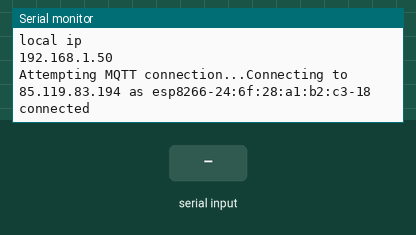
This sketch was run on a simulated ESP8266 (NodeMCU). Shown: the last lines printed to the serial monitor. The test bench sets the inputs (shaded band). WiFi joins after 1.5 s; servers stay silent unless stated; storage starts empty; no MQTT or app messages arrive unless stated.

Above: at 2.7 s.
2.8 s: "1\n" received over Serial
At 3.4 s:
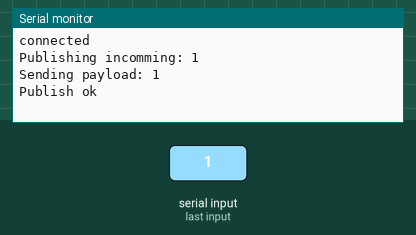
4.3 s: "0\n" received over Serial
At 5.5 s:
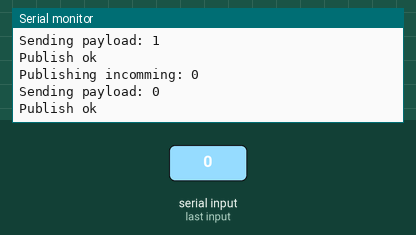
5.8 s: "2\n" received over Serial
At 6.9 s:
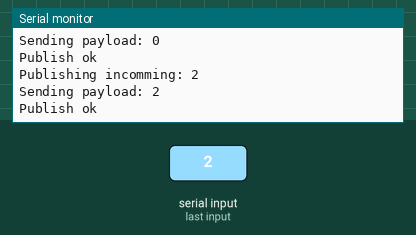

Measured:
- after the input at 2.8 s, the serial monitor: prints a new line at once (image 1)
- after the input at 4.3 s, the serial monitor: prints a new line at once (image 2)
- after the input at 5.8 s, the serial monitor: prints a new line at once (image 3)

The sketch:

rfid_nuri_t2.ino
```cpp
#include <FS.h>                   //this needs to be first, or it all crashes and burns...

#include <ESP8266WiFi.h>          //https://github.com/esp8266/Arduino
#include <PubSubClient.h>
//needed for library
#include <DNSServer.h>
#include <ESP8266WebServer.h>
#include <WiFiManager.h>          //https://github.com/tzapu/WiFiManager

#include <ArduinoJson.h>          //https://github.com/bblanchon/ArduinoJson

//define your default values here, if there are different values in config.json, they are overwritten.
char* mqtt_server= "85.119.83.194"; // test.mosquitto.org
//char mqtt_port[6] = "1883";
char* mqtt_topic = "/home/1/rfid/read";

String inputString = "";         // a string to hold incoming data
boolean stringComplete = false;  // whether the string is complete


WiFiClient wifiClient;
PubSubClient client(wifiClient);


//flag for saving data
bool shouldSaveConfig = false;

void mqttCallback(char* topic, byte* payload, unsigned int length) { //pubsub call back
 // handle message arrived
}

String macToStr(const uint8_t* mac)
{
  String result;
  for (int i = 0; i < 6; ++i) {
    result += String(mac[i], 16);
    if (i < 5)
      result += ':';
  }
  return result;
}

void reconnect() { //mqtt ser ver connection code
  // Loop until we're reconnected


  while (!client.connected()) {
    Serial.print("Attempting MQTT connection...");
    String clientName;
    clientName += "esp8266-";
    uint8_t mac[6];
    WiFi.macAddress(mac);
    clientName += macToStr(mac);
    clientName += "-";
    clientName += String(micros() & 0xff, 16);

    Serial.print("Connecting to ");
    Serial.print(mqtt_server);
    Serial.print(" as ");
    Serial.println(clientName);

    // Attempt to connect
    if (client.connect(clientName.c_str())) {
      Serial.println("connected");
      // Once connected, publish an announcement...
    //  client.publish("outTopic", "hello world");
      // ... and resubscribe
    //  client.subscribe("inTopic");
    } else {
      Serial.print("failed, rc=");
      Serial.print(client.state());
      Serial.println(" try again in 5 seconds");
      // Wait 5 seconds before retrying
      delay(5000);
    }
  }
}


//callback notifying us of the need to save config
void saveConfigCallback () {
  Serial.println("Should save config");
  shouldSaveConfig = true;
}


void setup() {
  // put your setup code here, to run once:
  Serial.begin(115200);
  Serial.println();

  //clean FS, for testing
  //SPIFFS.format();

  //read configuration from FS json
  Serial.println("mounting FS...");

  if (SPIFFS.begin()) {
    Serial.println("mounted file system");
    if (SPIFFS.exists("/config.json")) {
      //file exists, reading and loading
      Serial.println("reading config file");
      File configFile = SPIFFS.open("/config.json", "r");
      if (configFile) {
        Serial.println("opened config file");
        size_t size = configFile.size();
        // Allocate a buffer to store contents of the file.
        std::unique_ptr<char[]> buf(new char[size]);

        configFile.readBytes(buf.get(), size);
        DynamicJsonBuffer jsonBuffer;
        JsonObject& json = jsonBuffer.parseObject(buf.get());
        json.printTo(Serial);
        if (json.success()) {
          Serial.println("\nparsed json");

          strcpy(mqtt_server, json["mqtt_server"]);
          //strcpy(mqtt_port, json["mqtt_port"]);
          strcpy(mqtt_topic, json["mqtt_topic"]);

        } else {
          Serial.println("failed to load json config");
        }
      }
    }
  } else {
    Serial.println("failed to mount FS");
  }
  //end read


  // The extra parameters to be configured (can be either global or just in the setup)
  // After connecting, parameter.getValue() will get you the configured value
  // id/name placeholder/prompt default length
  WiFiManagerParameter custom_mqtt_server("server", "mqtt server", mqtt_server, 40);
 // WiFiManagerParameter custom_mqtt_port("port", "mqtt port", mqtt_port, 6);
  WiFiManagerParameter custom_mqtt_topic("topic", "mqtt topic", mqtt_topic, 32);

  //WiFiManager
  //Local intialization. Once its business is done, there is no need to keep it around
  WiFiManager wifiManager;

  //set config save notify callback
  wifiManager.setSaveConfigCallback(saveConfigCallback);

  //set static ip
 // wifiManager.setSTAStaticIPConfig(IPAddress(10,0,1,99), IPAddress(10,0,1,1), IPAddress(255,255,255,0));

  //add all your parameters here
  wifiManager.addParameter(&custom_mqtt_server);
 // wifiManager.addParameter(&custom_mqtt_port);
  wifiManager.addParameter(&custom_mqtt_topic);

  //reset settings - for testing
  //wifiManager.resetSettings();

  //set minimu quality of signal so it ignores AP's under that quality
  //defaults to 8%
  //wifiManager.setMinimumSignalQuality();

  //sets timeout until configuration portal gets turned off
  //useful to make it all retry or go to sleep
  //in seconds
  //wifiManager.setTimeout(120);

  //fetches ssid and pass and tries to connect
  //if it does not connect it starts an access point with the specified name
  //here  "AutoConnectAP"
  //and goes into a blocking loop awaiting configuration
  if (!wifiManager.autoConnect("MakerStorage", "MakerStorage")) {
    Serial.println("failed to connect and hit timeout");
    delay(3000);
    //reset and try again, or maybe put it to deep sleep
    ESP.reset();
    delay(5000);
  }

  //if you get here you have connected to the WiFi
  Serial.println("connected...yeey :)");

  //read updated parameters
  strcpy(mqtt_server, custom_mqtt_server.getValue());
 // strcpy(mqtt_port, custom_mqtt_port.getValue());
  strcpy(mqtt_topic, custom_mqtt_topic.getValue());


  //save the custom parameters to FS
  if (shouldSaveConfig) {
    Serial.println("saving config");
    DynamicJsonBuffer jsonBuffer;
    JsonObject& json = jsonBuffer.createObject();
    json["mqtt_server"] = mqtt_server;
   // json["mqtt_port"] = mqtt_port;
    json["mqtt_topic"] = mqtt_topic;

    File configFile = SPIFFS.open("/config.json", "w");
    if (!configFile) {
      Serial.println("failed to open config file for writing");
    }

    json.printTo(Serial);
    json.printTo(configFile);
    configFile.close();
    //end save
  }

  Serial.println("local ip");
  Serial.println(WiFi.localIP());


  client.setServer(mqtt_server, 1883); //inline port correct it
  client.setCallback(mqttCallback);


}

void loop() {
  // put your main code here, to run repeatedly:

  while (Serial.available()) {
    // get the new byte:
    char inChar = (char)Serial.read();
    // add it to the inputString:
    inputString += inChar;
    // if the incoming character is a newline, set a flag
    // so the main loop can do something about it:
    if (inChar == '\n') {
      stringComplete = true;
    }
  }

  // print the string when a newline arrives:
  if (stringComplete) {
    Serial.print("Publishing incomming: ");
    Serial.println(inputString);


  if (client.connected()){
    Serial.print("Sending payload: ");
    Serial.println(inputString);

    if (client.publish(mqtt_topic, (char*) inputString.c_str())) {
      Serial.println("Publish ok");
    }
    else {
      Serial.println("Publish failed");
    }
  }


    // clear the string:
    inputString = "";
    stringComplete = false;
  }

 if (!client.connected()) {
    reconnect();
  }
 client.loop();


}
```
